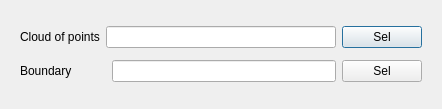
<?xml version="1.0" encoding="UTF-8"?>
<ui version="4.0">
 <class>formSlopeAnalisys</class>
 <widget class="QDialog" name="formSlopeAnalisys">
  <property name="geometry">
   <rect>
    <x>0</x>
    <y>0</y>
    <width>442</width>
    <height>109</height>
   </rect>
  </property>
  <property name="windowTitle">
   <string>Create Surface</string>
  </property>
  <layout class="QVBoxLayout" name="verticalLayout_2">
   <item>
    <widget class="QWidget" name="widget_2" native="true">
     <layout class="QGridLayout" name="gridLayout">
      <item row="0" column="0">
       <widget class="QLabel" name="label_2">
        <property name="text">
         <string>Cloud of points</string>
        </property>
       </widget>
      </item>
      <item row="0" column="1" colspan="2">
       <widget class="QLineEdit" name="editCloud"/>
      </item>
      <item row="0" column="3">
       <widget class="QPushButton" name="buttonCloud">
        <property name="text">
         <string>Sel</string>
        </property>
       </widget>
      </item>
      <item row="1" column="0" colspan="2">
       <widget class="QLabel" name="label_3">
        <property name="text">
         <string>Boundary</string>
        </property>
       </widget>
      </item>
      <item row="1" column="2">
       <widget class="QLineEdit" name="editBoundary"/>
      </item>
      <item row="1" column="3">
       <widget class="QPushButton" name="buttonBoundary">
        <property name="text">
         <string>Sel</string>
        </property>
       </widget>
      </item>
     </layout>
    </widget>
   </item>
  </layout>
 </widget>
 <resources/>
 <connections/>
</ui>
